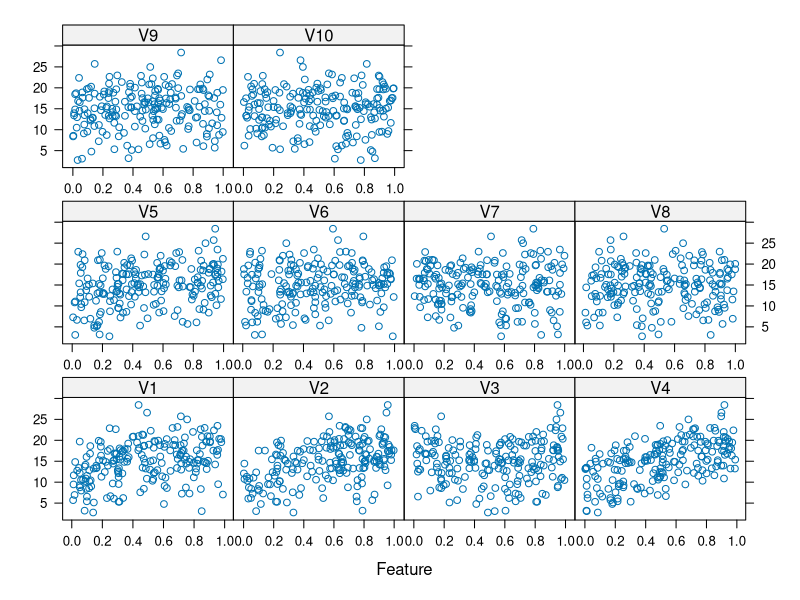
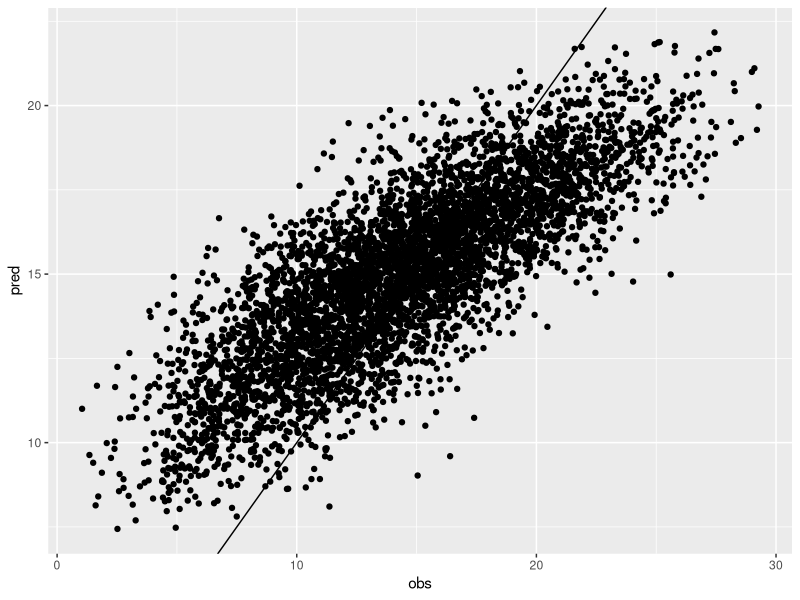
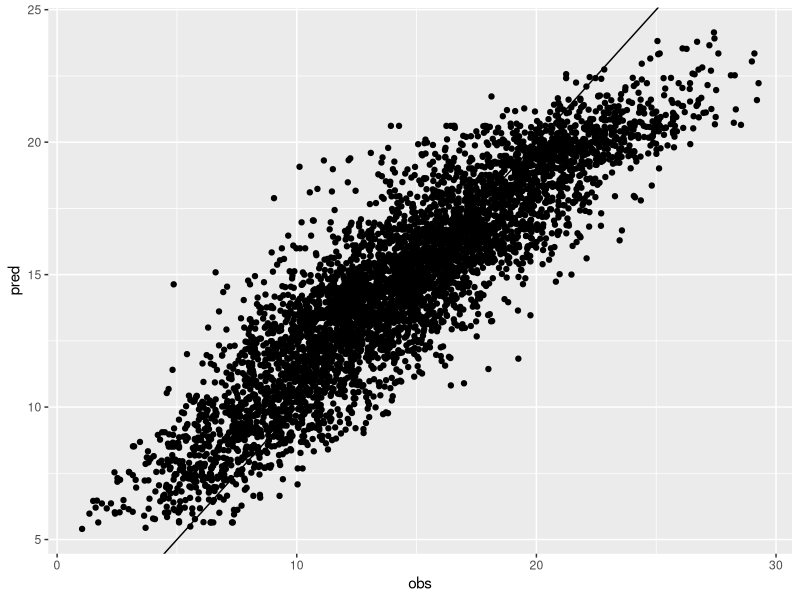

Source code (R) for these figures, in order: (Note: this script raises an error after producing the figures.)
library(tidyverse)
library(caret)
library(mlbench)

output_directory <- file.path(getwd(),"7.2")

raw_data <- mlbench.friedman1(n = 200, sd = 1)

predictors <- raw_data$x %>% as.tibble
featurePlot(predictors, raw_data$y)

testing_data <- mlbench.friedman1(n = 5000, sd = 1)

testing_predictors <- testing_data$x %>% as.tibble
testing_observations<-testing_data$y

# K nearest neighbours 

knnModel <- caret::train(x = predictors,
                         y = raw_data$y,
                         method = "knn",
                         preProc = c("center","scale"),
                         tuneLength = 10)

knnPred <- predict(knnModel, newdata = testing_predictors)

postResampTbl <- caret::postResample(pred = knnPred, obs = testing_observations) %>%
  enframe %>%
  spread(key=name,value=value) %>%
  mutate(what = "knn")

knn_plot <- tibble(obs = testing_observations,
       pred = knnPred) %>%
  ggplot(aes(x=obs,y=pred))+geom_point()+geom_abline()

ggsave(knn_plot,
       filename = file.path(output_directory,
                            "knn-pred-plot.png"),
       width = 8,
       height = 6,
       dpi = 100)

knnTrainSubset <- predictors[1:5]
knnTestSubset <- testing_predictors[1:5]

knnModelSubset <- caret::train(x = knnTrainSubset,
                         y = raw_data$y,
                         method = "knn",
                         preProc = c("center","scale"),
                         tuneLength = 10)
knnPredSubset <- predict(knnModelSubset,knnTestSubset)

postResampTbl <- postResampTbl %>%
  bind_rows(caret::postResample(pred = knnPredSubset, obs = testing_observations) %>%
  enframe %>%
  spread(key=name,value=value) %>%
  mutate(what = "knn_sub"))

knn_subset_plot <- tibble(obs = testing_observations,
                   pred = knnPredSubset) %>%
  ggplot(aes(x=obs,y=pred))+geom_point()+geom_abline()

ggsave(knn_subset_plot,
       filename = file.path(output_directory,
                            "knn-subset-pred-plot.png"),
       width = 8,
       height = 6,
       dpi = 100)

# MARS

MARSModel <- caret::train(x = predictors %>% as.data.frame,
                          y = raw_data$y,
                          method = "earth",
                          trControl = trainControl(method = "cv"))

MARSPred <- predict(MARSModel, newdata = testing_predictors) %>% as.vector

postResampTbl <- postResampTbl %>%
  bind_rows(caret::postResample(pred = MARSPred, obs = testing_observations)  %>%
              enframe %>%
              spread(key=name,value=value) %>%
              mutate(what = "MARS"))

mars_plot <- tibble(obs = testing_observations,
       pred = MARSPred) %>%
  ggplot(aes(x=obs,y=pred))+geom_point()+geom_abline()

ggsave(mars_plot,
       filename = file.path(output_directory,
                            "mars-pred-plot.png"),
       width = 8,
       height = 6,
       dpi = 100)

# what does MARS do for V3? 

mars_plot_func <- function(i)
{
  newdata <-predictors %>%
    mutate_at(vars(-i),mean)
  
  newpred <- predict(MARSModel,
                     newdata = newdata) %>%
    as.tibble
  
  the_plot <- newdata %>% 
    select(i) %>% 
    bind_cols(newpred) %>% 
    `names<-`(.,c("x","y")) %>% 
    arrange(x) %>%
    ggplot(aes(x=x,y=y)) + geom_line() + ggtitle(paste0("predictor ",i))
  
  ggsave(the_plot,
         filename = file.path(output_directory,
                              paste0("mars-var-",i,".png")),
         width = 8,
         height = 6,
         dpi = 100)
  
  return(the_plot)
}

1:10 %>% purrr::map(mars_plot_func)

# SVM

SVMModel <- caret::train(x = predictors,
                         y = raw_data$y,
                         method = "svmRadial",
                         preProc = c("center","scale"),
                         tuneLength = 14,
                         trControl = caret::trainControl(method = "cv"),
                         tuneGrid = expand.grid(sigma = seq(0.01,0.10,by=0.01),
                                                C = 2 ** (-2:11)))

SVMPred <- predict(SVMModel, newdata = testing_predictors)

postResampTbl <- postResampTbl %>%
  bind_rows(
    caret::postResample(pred = SVMPred, obs = testing_observations) %>%
      enframe %>%
      spread(key=name,value=value) %>%
      mutate(what = "SVM"))

svm_plot <- tibble(obs = testing_observations,
       pred = SVMPred) %>%
  ggplot(aes(x=obs,y=pred))+geom_point()+geom_abline()

ggsave(svm_plot,
       filename = file.path(output_directory,
                            "svn-pred-plot.png"),
       width = 8,
       height = 6,
       dpi = 100)

# NN

NNetModel <- caret::train(x = predictors,
                          y = raw_data$y,
                          method = "avNNet",
                          tuneGrid = expand.grid(.decay = c(0.001,0.01,0.1),
                                                 .size = 1:10,
                                                 .bag = F),
                          preProc = c("center","scale"),
                          trControl = caret::trainControl(method = "cv"),
                          linout = T,
                          trace = F,
                          MaxNWts = 10 * (ncol(predictors) + 1) + 10 + 1,
                          maxit = 50,
                          repeats = 200)

NNPred <- predict(NNetModel, newdata = testing_predictors)

postResampTbl <- postResampTbl %>%
  bind_rows(
    caret::postResample(pred = NNPred, obs = testing_observations) %>%
      enframe %>%
      spread(key=name,value=value) %>%
      mutate(what = "avNNet"))


av_nnet_plot <- tibble(obs = testing_observations,
       pred = NNPred) %>%
  ggplot(aes(x=obs,y=pred))+geom_point()+geom_abline()

ggsave(av_nnet_plot,
       filename = file.path(output_directory,
                            "av-nnet-pred-plot.png"),
       width = 8,
       height = 6,
       dpi = 100)

knitr::kable(postResampTbl)
